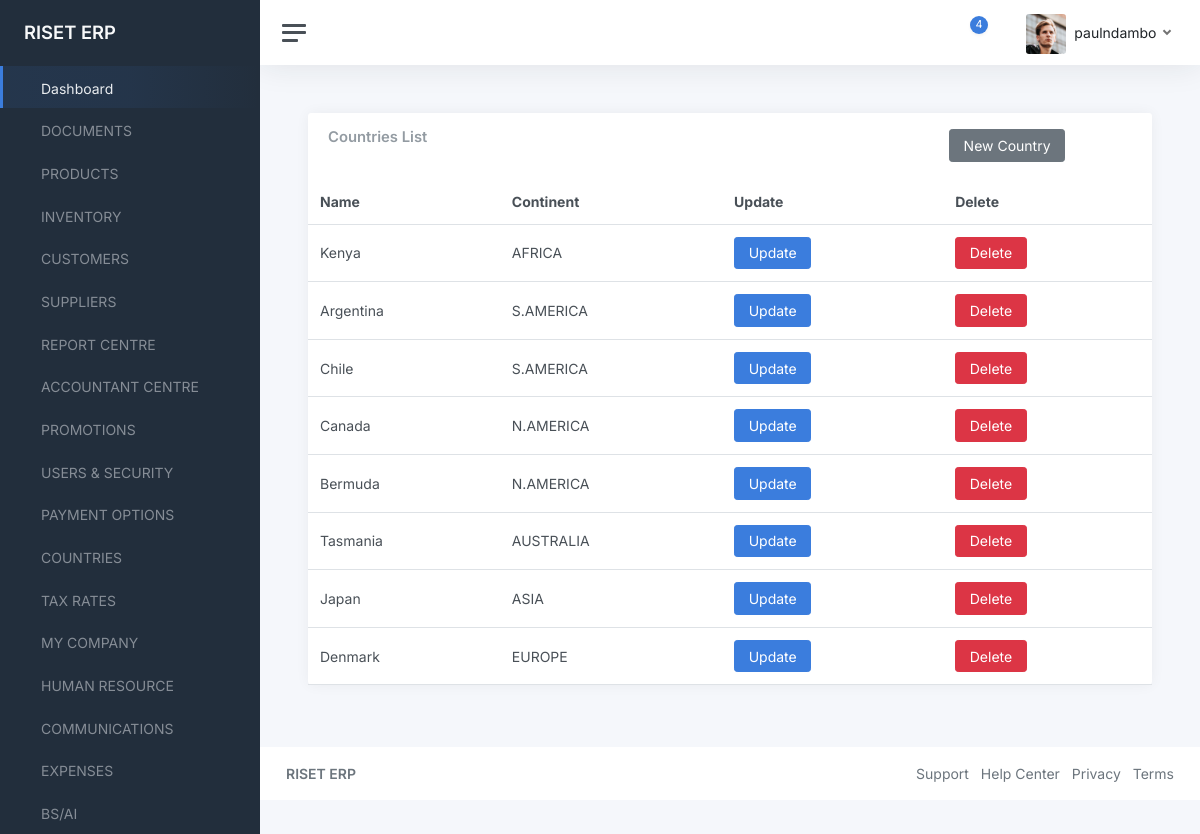
Screenshot of /countries/ (signed in) with the database file from the repository.
### accounts/models.py (models this page shows, shortened)
class User(AbstractBaseUser, PermissionsMixin):
    email = models.EmailField(_('email address'), unique=True)
    username = models.CharField(_('Username'), max_length=200,unique=True)
    first_name = models.CharField(_('first name'), max_length=30, blank=True)
    last_name = models.CharField(_('last name'), max_length=30, blank=True)
    date_joined = models.DateTimeField(_('date joined'), auto_now_add=True)
    is_active = models.BooleanField(_('active'), default=True)
    is_admin = models.BooleanField(_('is_admin'), default=False)
    objects = UserManager()
    USERNAME_FIELD = 'username'
    REQUIRED_FIELDS = ['email']
    class Meta:
        verbose_name = _('user')
        verbose_name_plural = _('users')

### data/models.py (models this page shows, shortened)
class Country(models.Model):
    name = models.CharField(max_length=200)
    continent = models.CharField(max_length=100, choices=COUNTINENT_CHOICES)

### data/views.py (the view)
# urls.py: path("countries/", views.countries, name="countries"),
@login_required(login_url='/login')
def countries(request):
    countries = Country.objects.all()
    context = {
        "countries": countries
    }
    return render(request, "data/countries.html", context)

### data/templates/data/countries.html
{% extends "component-base.html" %}
{% block content %}
<main class="content">
	<div class="container-fluid p-0">
		<div class="row">
			<div class="col-12 col-lg-12 col-xxl-12 d-flex">
				<div class="card flex-fill">
					<div class="card-header">
						<div class="row">
							<div class="col-9">
								<h5 class="card-title mb-0">Countries List</h5>
							</div>
							<div class="col-3">
								<a href="{% url 'new-country' %}" class="btn btn-secondary">New Country</a>
							</div>
						</div>
					</div>
					<table class="table table-hover my-0">
						<thead>
							<tr>
								<th>Name</th>
								<th class="d-none d-md-table-cell">Continent</th>
                <th class="d-none d-md-table-cell">Update</th>
                <th class="d-none d-md-table-cell">Delete</th>
							</tr>
						</thead>
						<tbody>
{% for country in countries %}
							<tr>
								<td>{{country.name}}</td>
								<td class="d-none d-xl-table-cell">{{country.continent}}</td>
								<td class="">
                  <a href="#" class="btn btn-primary">Update</a>
                </td>
								<td>
                  <a href="#" class="btn btn-danger">Delete</a>
                </td>
							</tr>
{% endfor %}
						</tbody>
					</table>
				</div>
			</div>
		</div>
	</div>
</main>
{% endblock content %}

### templates/component-base.html (shortened to what this page needs)
{% load static %}
<!DOCTYPE html>
<html lang="en">
<head>
	<link href="{% static 'admin/css/app.css' %}" rel="stylesheet">
</head>
<body>
	<div class="wrapper">
		<nav id="sidebar" class="sidebar js-sidebar">
			<div class="sidebar-content js-simplebar">
				<a class="sidebar-brand" href="{% url 'dashboard' %}">
          <span class="align-middle">RISET ERP</span>
        </a>
				<ul class="sidebar-nav">
					<li class="sidebar-item active">
						<a class="sidebar-link" href="{% url 'dashboard' %}">
               <span class="align-middle">Dashboard</span>
            </a>
					</li>
					<li class="sidebar-item">
						<a class="sidebar-link" href="{% url 'documents' %}">
               <span class="align-middle">DOCUMENTS</span>
            </a>
					</li>
					<li class="sidebar-item">
						<a class="sidebar-link" href="{% url 'products' %}">
               <span class="align-middle">PRODUCTS</span>
            </a>
					</li>
					<li class="sidebar-item">
						<a class="sidebar-link" href="#">
               <span class="align-middle">INVENTORY</span>
            </a>
					</li>
					<li class="sidebar-item">
						<a class="sidebar-link" href="{% url 'customers' %}">
               <span class="align-middle">CUSTOMERS</span>
            </a>
					</li>
					<li class="sidebar-item">
						<a class="sidebar-link" href="{% url 'suppliers' %}">
               <span class="align-middle">SUPPLIERS</span>
            </a>
					</li>
					<li class="sidebar-item">
						<a class="sidebar-link" href="{% url 'reports' %}">
               <span class="align-middle">REPORT CENTRE</span>
            </a>
					</li>
					<li class="sidebar-item">
						<a class="sidebar-link" href="{% url 'countries' %}">
               <span class="align-middle">ACCOUNTANT CENTRE</span>
            </a>
					</li>
					<li class="sidebar-item">
						<a class="sidebar-link" href="{% url 'promotions' %}">
               <span class="align-middle">PROMOTIONS</span>
            </a>
					</li>
					<li class="sidebar-item">
						<a class="sidebar-link" href="{% url 'users-list' %}">
               <span class="align-middle">USERS & SECURITY</span>
            </a>
					</li>
					<li class="sidebar-item">
						<a class="sidebar-link" href="{% url 'payment-options' %}">
               <span class="align-middle">PAYMENT OPTIONS</span>
            </a>
					</li>
					<li class="sidebar-item">
						<a class="sidebar-link" href="{% url 'countries' %}">
               <span class="align-middle">COUNTRIES</span>
            </a>
					</li>
					<li class="sidebar-item">
						<a class="sidebar-link" href="{% url 'countries' %}">
               <span class="align-middle">TAX RATES</span>
            </a>
					</li>
					<li class="sidebar-item">
						<a class="sidebar-link" href="{% url 'countries' %}">
               <span class="align-middle">MY COMPANY</span>
            </a>
					</li>
					<li class="sidebar-item">
						<a class="sidebar-link" href="{% url 'countries' %}">
               <span class="align-middle">HUMAN RESOURCE</span>
            </a>
					</li>
					<li class="sidebar-item">
						<a class="sidebar-link" href="{% url 'countries' %}">
               <span class="align-middle">COMMUNICATIONS</span>
            </a>
					</li>
					<li class="sidebar-item">
						<a class="sidebar-link" href="{% url 'expenses' %}">
               <span class="align-middle">EXPENSES</span>
            </a>
					</li>
					<li class="sidebar-item">
						<a class="sidebar-link" href="{% url 'countries' %}">
               <span class="align-middle">BS/AI</span>
            </a>
					</li>
				</ul>
			</div>
		</nav>
		<div class="main">
			<nav class="navbar navbar-expand navbar-light navbar-bg">
				<a class="sidebar-toggle js-sidebar-toggle">
          <i class="hamburger align-self-center"></i>
        </a>
				<div class="navbar-collapse collapse">
					<ul class="navbar-nav navbar-align">
						<li class="nav-item dropdown">
							<a class="nav-icon dropdown-toggle" href="#" id="alertsDropdown" data-bs-toggle="dropdown">
								<div class="position-relative">
									<span class="indicator">4</span>
								</div>
							</a>
						</li>
						<li class="nav-item dropdown">
							<a class="nav-icon dropdown-toggle" href="#" id="messagesDropdown" data-bs-toggle="dropdown">
							</a>
						</li>
						<li class="nav-item dropdown">
							<a class="nav-link dropdown-toggle d-none d-sm-inline-block" href="#" data-bs-toggle="dropdown">
                <img src="{% static 'admin/img/avatars/avatar.jpg' %}" class="avatar img-fluid rounded me-1" alt="Charles Hall" /> <span class="text-dark">{{request.user.username}}</span>
              </a>
						</li>
					</ul>
				</div>
			</nav>
{% block content %}
{% endblock content %}
			<footer class="footer">
				<div class="container-fluid">
					<div class="row text-muted">
						<div class="col-6 text-start">
							<p class="mb-0">
								<a class="text-muted" href="{% url 'home' %}" target="_blank"><strong>RISET ERP</strong></a>
							</p>
						</div>
						<div class="col-6 text-end">
							<ul class="list-inline">
								<li class="list-inline-item">
									<a class="text-muted" href="" target="_blank">Support</a>
								</li>
								<li class="list-inline-item">
									<a class="text-muted" href="" target="_blank">Help Center</a>
								</li>
								<li class="list-inline-item">
									<a class="text-muted" href="" target="_blank">Privacy</a>
								</li>
								<li class="list-inline-item">
									<a class="text-muted" href="" target="_blank">Terms</a>
								</li>
							</ul>
						</div>
					</div>
				</div>
			</footer>
		</div>
	</div>
</body>
</html>

### rows the page displays
User: user.username "paulndambo"
Country: name "Kenya", continent "AFRICA"
Country: name "Argentina", continent "S.AMERICA"
Country: name "Chile", continent "S.AMERICA"
Country: name "Canada", continent "N.AMERICA"
Country: name "Bermuda", continent "N.AMERICA"
Country: name "Tasmania", continent "AUSTRALIA"
Country: name "Japan", continent "ASIA"
Country: name "Denmark", continent "EUROPE"
